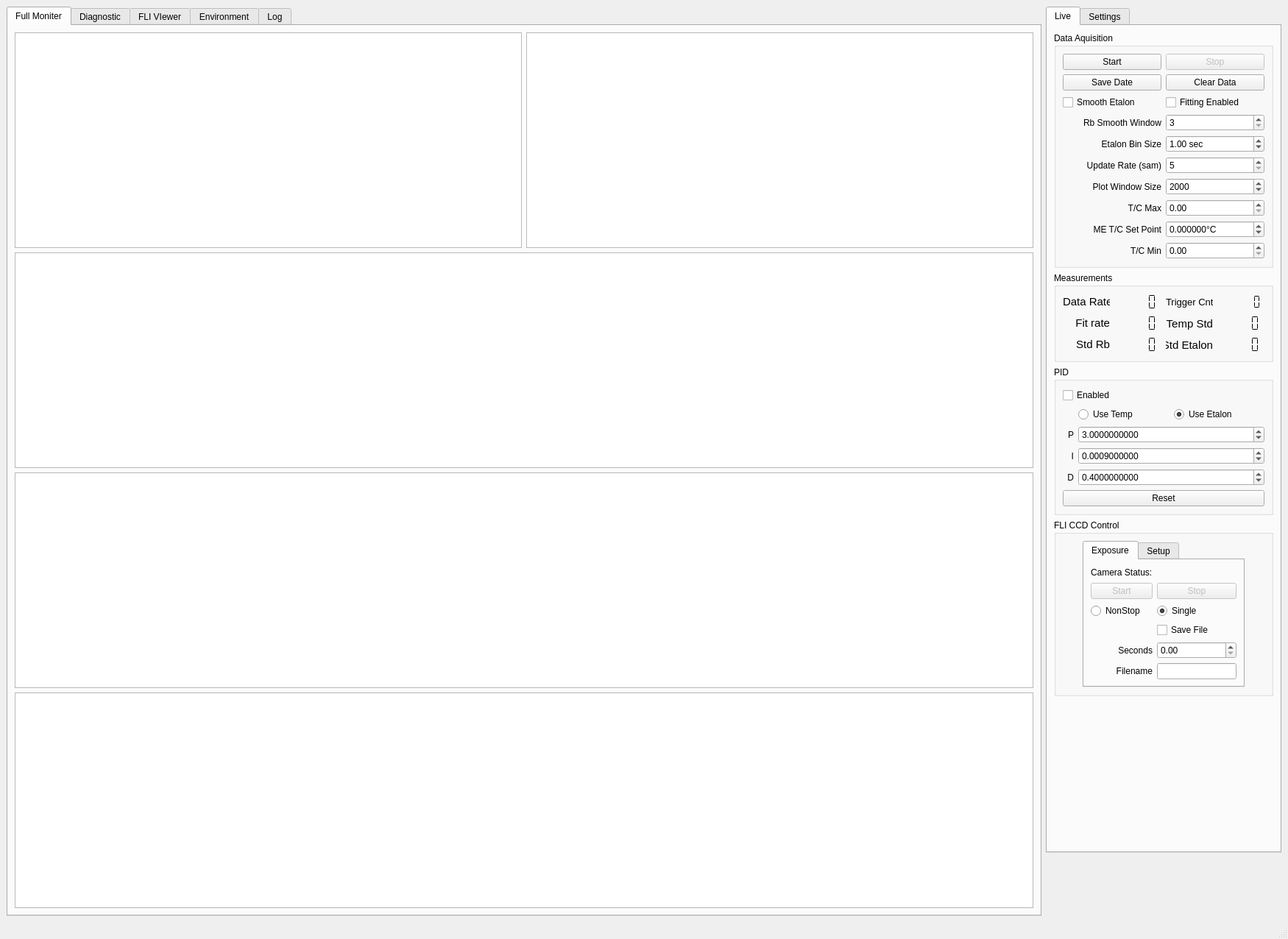
<?xml version="1.0" encoding="UTF-8"?>
<ui version="4.0">
 <class>RbMoniter</class>
 <widget class="QMainWindow" name="RbMoniter">
  <property name="geometry">
   <rect>
    <x>0</x>
    <y>0</y>
    <width>1750</width>
    <height>1276</height>
   </rect>
  </property>
  <property name="windowTitle">
   <string>SAIL Photonic Comb Rb Lock/Moniter</string>
  </property>
  <widget class="QWidget" name="centralwidget">
   <layout class="QHBoxLayout" name="horizontalLayout">
    <item>
     <widget class="QTabWidget" name="tabWidget_display">
      <property name="maximumSize">
       <size>
        <width>16777215</width>
        <height>16777215</height>
       </size>
      </property>
      <property name="tabPosition">
       <enum>QTabWidget::North</enum>
      </property>
      <property name="tabShape">
       <enum>QTabWidget::Rounded</enum>
      </property>
      <property name="currentIndex">
       <number>0</number>
      </property>
      <widget class="QWidget" name="tab_fullRBLockMoniter">
       <attribute name="title">
        <string>Full Moniter</string>
       </attribute>
       <layout class="QGridLayout" name="gridLayout">
        <item row="3" column="0" colspan="2">
         <widget class="GraphicsLayoutWidget" name="glw_tempandcontrol"/>
        </item>
        <item row="2" column="0" colspan="2">
         <widget class="GraphicsLayoutWidget" name="glw_velocitytimeseries"/>
        </item>
        <item row="0" column="0">
         <widget class="PlotWidget" name="pw_etalondata"/>
        </item>
        <item row="1" column="0" colspan="2">
         <widget class="GraphicsLayoutWidget" name="glw_rawtimeseries"/>
        </item>
        <item row="0" column="1">
         <widget class="PlotWidget" name="pw_rbdata"/>
        </item>
       </layout>
      </widget>
      <widget class="QWidget" name="tab_RBLockDiagnostic">
       <attribute name="title">
        <string>Diagnostic</string>
       </attribute>
       <layout class="QGridLayout" name="gridLayout_2">
        <item row="0" column="0">
         <widget class="PlotWidget" name="pw_DiagnosticEtalonPlot"/>
        </item>
        <item row="1" column="0">
         <widget class="PlotWidget" name="pw_DiagnosticRbPlot"/>
        </item>
       </layout>
      </widget>
      <widget class="QWidget" name="tab_SpecCamera">
       <attribute name="title">
        <string>FLI VIewer</string>
       </attribute>
       <layout class="QGridLayout" name="gridLayout_10">
        <item row="0" column="0">
         <widget class="QLabel" name="label_fullCCDImage">
          <property name="text">
           <string>Full Image</string>
          </property>
         </widget>
        </item>
        <item row="0" column="1">
         <widget class="QLabel" name="label_MaxZoom">
          <property name="text">
           <string>Max Value Zoom</string>
          </property>
         </widget>
        </item>
        <item row="1" column="1">
         <widget class="PlotWidget" name="pw_maxValueZoom">
          <property name="maximumSize">
           <size>
            <width>280</width>
            <height>280</height>
           </size>
          </property>
         </widget>
        </item>
        <item row="2" column="1">
         <widget class="QLabel" name="label_mouseZoom">
          <property name="maximumSize">
           <size>
            <width>16777215</width>
            <height>12</height>
           </size>
          </property>
          <property name="text">
           <string>Mouse Zoom</string>
          </property>
         </widget>
        </item>
        <item row="3" column="1">
         <widget class="PlotWidget" name="pw_mouseValueZoom">
          <property name="maximumSize">
           <size>
            <width>280</width>
            <height>280</height>
           </size>
          </property>
         </widget>
        </item>
        <item row="4" column="1">
         <spacer name="verticalSpacer_5">
          <property name="orientation">
           <enum>Qt::Vertical</enum>
          </property>
          <property name="sizeType">
           <enum>QSizePolicy::MinimumExpanding</enum>
          </property>
          <property name="sizeHint" stdset="0">
           <size>
            <width>20</width>
            <height>40</height>
           </size>
          </property>
         </spacer>
        </item>
        <item row="1" column="0" rowspan="4">
         <widget class="ImageView" name="pw_FullCCDImage">
          <property name="minimumSize">
           <size>
            <width>600</width>
            <height>600</height>
           </size>
          </property>
          <property name="maximumSize">
           <size>
            <width>1200</width>
            <height>1200</height>
           </size>
          </property>
          <property name="baseSize">
           <size>
            <width>600</width>
            <height>600</height>
           </size>
          </property>
         </widget>
        </item>
       </layout>
      </widget>
      <widget class="QWidget" name="tab_Environment">
       <attribute name="title">
        <string>Environment</string>
       </attribute>
       <layout class="QVBoxLayout" name="verticalLayout_2">
        <item>
         <widget class="PlotWidget" name="pw_externalTemp"/>
        </item>
        <item>
         <widget class="PlotWidget" name="pw_externalPressure"/>
        </item>
        <item>
         <widget class="PlotWidget" name="pw_externalHumidity"/>
        </item>
       </layout>
      </widget>
      <widget class="QWidget" name="tab_log">
       <attribute name="title">
        <string>Log</string>
       </attribute>
       <layout class="QGridLayout" name="gridLayout_12">
        <item row="0" column="0">
         <widget class="QPlainTextEdit" name="plainTextEdit_log">
          <property name="autoFillBackground">
           <bool>false</bool>
          </property>
          <property name="frameShape">
           <enum>QFrame::NoFrame</enum>
          </property>
          <property name="frameShadow">
           <enum>QFrame::Sunken</enum>
          </property>
          <property name="documentTitle">
           <string/>
          </property>
          <property name="readOnly">
           <bool>true</bool>
          </property>
          <property name="backgroundVisible">
           <bool>false</bool>
          </property>
          <property name="centerOnScroll">
           <bool>false</bool>
          </property>
         </widget>
        </item>
       </layout>
      </widget>
     </widget>
    </item>
    <item alignment="Qt::AlignHCenter|Qt::AlignTop">
     <widget class="QTabWidget" name="tabWidget_controls">
      <property name="minimumSize">
       <size>
        <width>0</width>
        <height>250</height>
       </size>
      </property>
      <property name="maximumSize">
       <size>
        <width>320</width>
        <height>16777215</height>
       </size>
      </property>
      <property name="font">
       <font>
        <kerning>true</kerning>
       </font>
      </property>
      <property name="tabPosition">
       <enum>QTabWidget::North</enum>
      </property>
      <property name="tabShape">
       <enum>QTabWidget::Rounded</enum>
      </property>
      <property name="currentIndex">
       <number>0</number>
      </property>
      <property name="elideMode">
       <enum>Qt::ElideRight</enum>
      </property>
      <property name="tabBarAutoHide">
       <bool>false</bool>
      </property>
      <widget class="QWidget" name="LiveTab">
       <attribute name="title">
        <string>Live</string>
       </attribute>
       <layout class="QVBoxLayout" name="verticalLayout">
        <item alignment="Qt::AlignTop">
         <widget class="QGroupBox" name="RbLockDataAqusitionControls">
          <property name="maximumSize">
           <size>
            <width>16777215</width>
            <height>16777215</height>
           </size>
          </property>
          <property name="title">
           <string>Data Aquisition</string>
          </property>
          <layout class="QGridLayout" name="gridLayout_3">
           <item row="11" column="0">
            <widget class="QLabel" name="label_2">
             <property name="text">
              <string>T/C Min</string>
             </property>
             <property name="alignment">
              <set>Qt::AlignRight|Qt::AlignTrailing|Qt::AlignVCenter</set>
             </property>
            </widget>
           </item>
           <item row="9" column="0">
            <widget class="QLabel" name="label">
             <property name="text">
              <string>T/C Max</string>
             </property>
             <property name="alignment">
              <set>Qt::AlignRight|Qt::AlignTrailing|Qt::AlignVCenter</set>
             </property>
            </widget>
           </item>
           <item row="10" column="0">
            <widget class="QLabel" name="label_MeSetPoint">
             <property name="text">
              <string>ME T/C Set Point</string>
             </property>
             <property name="alignment">
              <set>Qt::AlignRight|Qt::AlignTrailing|Qt::AlignVCenter</set>
             </property>
            </widget>
           </item>
           <item row="1" column="1">
            <widget class="QPushButton" name="pushButton_clearData">
             <property name="text">
              <string>Clear Data</string>
             </property>
            </widget>
           </item>
           <item row="5" column="0">
            <widget class="QLabel" name="label_RbSmoothWindow">
             <property name="text">
              <string>Rb Smooth Window</string>
             </property>
             <property name="alignment">
              <set>Qt::AlignRight|Qt::AlignTrailing|Qt::AlignVCenter</set>
             </property>
            </widget>
           </item>
           <item row="3" column="0">
            <widget class="QCheckBox" name="checkBox_etalonsmoothing">
             <property name="text">
              <string>Smooth Etalon</string>
             </property>
            </widget>
           </item>
           <item row="7" column="1">
            <widget class="QSpinBox" name="spinBox_updaterate">
             <property name="minimum">
              <number>5</number>
             </property>
            </widget>
           </item>
           <item row="10" column="1">
            <widget class="QDoubleSpinBox" name="doubleSpinBox_mesetpoint">
             <property name="suffix">
              <string>°C</string>
             </property>
             <property name="decimals">
              <number>6</number>
             </property>
             <property name="minimum">
              <double>-99.000000000000000</double>
             </property>
             <property name="maximum">
              <double>99.000000000000000</double>
             </property>
             <property name="singleStep">
              <double>0.000100000000000</double>
             </property>
             <property name="value">
              <double>0.000000000000000</double>
             </property>
            </widget>
           </item>
           <item row="5" column="1">
            <widget class="QSpinBox" name="spinBox_smoothingWindow">
             <property name="suffix">
              <string/>
             </property>
             <property name="minimum">
              <number>3</number>
             </property>
             <property name="maximum">
              <number>2001</number>
             </property>
             <property name="singleStep">
              <number>2</number>
             </property>
             <property name="value">
              <number>3</number>
             </property>
            </widget>
           </item>
           <item row="7" column="0">
            <widget class="QLabel" name="label_DisplayUpdateRate">
             <property name="text">
              <string>Update Rate (sam)</string>
             </property>
             <property name="alignment">
              <set>Qt::AlignRight|Qt::AlignTrailing|Qt::AlignVCenter</set>
             </property>
            </widget>
           </item>
           <item row="1" column="0">
            <widget class="QPushButton" name="pushButton_savedata">
             <property name="text">
              <string>Save Date</string>
             </property>
            </widget>
           </item>
           <item row="6" column="0">
            <widget class="QLabel" name="label_EtalonBinSize">
             <property name="text">
              <string>Etalon Bin Size</string>
             </property>
             <property name="alignment">
              <set>Qt::AlignRight|Qt::AlignTrailing|Qt::AlignVCenter</set>
             </property>
            </widget>
           </item>
           <item row="3" column="1">
            <widget class="QCheckBox" name="checkBox_fitting">
             <property name="enabled">
              <bool>true</bool>
             </property>
             <property name="text">
              <string>Fitting Enabled</string>
             </property>
             <property name="checked">
              <bool>false</bool>
             </property>
            </widget>
           </item>
           <item row="0" column="0">
            <widget class="QPushButton" name="startbutton">
             <property name="text">
              <string>Start</string>
             </property>
             <property name="default">
              <bool>false</bool>
             </property>
             <property name="flat">
              <bool>false</bool>
             </property>
            </widget>
           </item>
           <item row="6" column="1">
            <widget class="QDoubleSpinBox" name="doubleSpinBox_etalonbinsize">
             <property name="readOnly">
              <bool>false</bool>
             </property>
             <property name="prefix">
              <string/>
             </property>
             <property name="suffix">
              <string> sec</string>
             </property>
             <property name="minimum">
              <double>0.100000000000000</double>
             </property>
             <property name="maximum">
              <double>1000.000000000000000</double>
             </property>
             <property name="value">
              <double>1.000000000000000</double>
             </property>
            </widget>
           </item>
           <item row="0" column="1">
            <widget class="QPushButton" name="stopbutton">
             <property name="enabled">
              <bool>false</bool>
             </property>
             <property name="text">
              <string>Stop</string>
             </property>
            </widget>
           </item>
           <item row="9" column="1">
            <widget class="QDoubleSpinBox" name="doubleSpinBox_mesetpoint_max">
             <property name="minimum">
              <double>0.000000000000000</double>
             </property>
             <property name="singleStep">
              <double>0.010000000000000</double>
             </property>
             <property name="value">
              <double>0.000000000000000</double>
             </property>
            </widget>
           </item>
           <item row="11" column="1">
            <widget class="QDoubleSpinBox" name="doubleSpinBox_mesetpoint_min">
             <property name="singleStep">
              <double>0.010000000000000</double>
             </property>
            </widget>
           </item>
           <item row="8" column="0">
            <widget class="QLabel" name="label_plotwindowsize">
             <property name="text">
              <string>Plot Window Size</string>
             </property>
             <property name="alignment">
              <set>Qt::AlignRight|Qt::AlignTrailing|Qt::AlignVCenter</set>
             </property>
            </widget>
           </item>
           <item row="8" column="1">
            <widget class="QSpinBox" name="spinBox_plotwindowsize">
             <property name="minimum">
              <number>500</number>
             </property>
             <property name="maximum">
              <number>20000</number>
             </property>
             <property name="singleStep">
              <number>500</number>
             </property>
             <property name="value">
              <number>2000</number>
             </property>
            </widget>
           </item>
          </layout>
         </widget>
        </item>
        <item alignment="Qt::AlignTop">
         <widget class="QGroupBox" name="MeasurmentsDisplay">
          <property name="title">
           <string>Measurements</string>
          </property>
          <layout class="QGridLayout" name="gridLayout_4">
           <item row="0" column="0">
            <widget class="QLabel" name="label_dateRate">
             <property name="maximumSize">
              <size>
               <width>80</width>
               <height>16777215</height>
              </size>
             </property>
             <property name="font">
              <font>
               <pointsize>11</pointsize>
               <weight>50</weight>
               <bold>false</bold>
              </font>
             </property>
             <property name="layoutDirection">
              <enum>Qt::LeftToRight</enum>
             </property>
             <property name="autoFillBackground">
              <bool>false</bool>
             </property>
             <property name="text">
              <string>&lt;html&gt;&lt;head/&gt;&lt;body&gt;&lt;p align=&quot;right&quot;&gt;Data Rate&lt;/p&gt;&lt;/body&gt;&lt;/html&gt;</string>
             </property>
            </widget>
           </item>
           <item row="2" column="2">
            <widget class="QLabel" name="label_StdEtalon">
             <property name="font">
              <font>
               <pointsize>11</pointsize>
              </font>
             </property>
             <property name="text">
              <string>Std Etalon</string>
             </property>
             <property name="alignment">
              <set>Qt::AlignRight|Qt::AlignTrailing|Qt::AlignVCenter</set>
             </property>
            </widget>
           </item>
           <item row="1" column="1">
            <widget class="QLCDNumber" name="lcdNumber_fitrate">
             <property name="frameShape">
              <enum>QFrame::NoFrame</enum>
             </property>
             <property name="frameShadow">
              <enum>QFrame::Raised</enum>
             </property>
             <property name="segmentStyle">
              <enum>QLCDNumber::Flat</enum>
             </property>
            </widget>
           </item>
           <item row="2" column="3">
            <widget class="QLCDNumber" name="lcdNumber_etalonStd">
             <property name="frameShape">
              <enum>QFrame::NoFrame</enum>
             </property>
             <property name="smallDecimalPoint">
              <bool>false</bool>
             </property>
             <property name="segmentStyle">
              <enum>QLCDNumber::Flat</enum>
             </property>
            </widget>
           </item>
           <item row="2" column="1">
            <widget class="QLCDNumber" name="lcdNumber_rbStd">
             <property name="frameShape">
              <enum>QFrame::NoFrame</enum>
             </property>
             <property name="smallDecimalPoint">
              <bool>false</bool>
             </property>
             <property name="segmentStyle">
              <enum>QLCDNumber::Flat</enum>
             </property>
             <property name="value" stdset="0">
              <double>0.000000000000000</double>
             </property>
            </widget>
           </item>
           <item row="0" column="2">
            <widget class="QLabel" name="label_TriggerCount">
             <property name="maximumSize">
              <size>
               <width>80</width>
               <height>16777215</height>
              </size>
             </property>
             <property name="font">
              <font>
               <pointsize>10</pointsize>
               <weight>50</weight>
               <bold>false</bold>
              </font>
             </property>
             <property name="layoutDirection">
              <enum>Qt::LeftToRight</enum>
             </property>
             <property name="autoFillBackground">
              <bool>false</bool>
             </property>
             <property name="text">
              <string>&lt;html&gt;&lt;head/&gt;&lt;body&gt;&lt;p align=&quot;right&quot;&gt;Trigger Cnt&lt;/p&gt;&lt;/body&gt;&lt;/html&gt;</string>
             </property>
             <property name="alignment">
              <set>Qt::AlignRight|Qt::AlignTrailing|Qt::AlignVCenter</set>
             </property>
            </widget>
           </item>
           <item row="2" column="0">
            <widget class="QLabel" name="label_StdRb">
             <property name="maximumSize">
              <size>
               <width>80</width>
               <height>16777215</height>
              </size>
             </property>
             <property name="font">
              <font>
               <pointsize>11</pointsize>
               <weight>50</weight>
               <bold>false</bold>
              </font>
             </property>
             <property name="layoutDirection">
              <enum>Qt::LeftToRight</enum>
             </property>
             <property name="autoFillBackground">
              <bool>false</bool>
             </property>
             <property name="text">
              <string>&lt;html&gt;&lt;head/&gt;&lt;body&gt;&lt;p align=&quot;right&quot;&gt;Std Rb&lt;/p&gt;&lt;/body&gt;&lt;/html&gt;</string>
             </property>
            </widget>
           </item>
           <item row="0" column="1">
            <widget class="QLCDNumber" name="lcdNumber_dateRate">
             <property name="maximumSize">
              <size>
               <width>16777215</width>
               <height>16777212</height>
              </size>
             </property>
             <property name="frameShape">
              <enum>QFrame::NoFrame</enum>
             </property>
             <property name="frameShadow">
              <enum>QFrame::Sunken</enum>
             </property>
             <property name="smallDecimalPoint">
              <bool>false</bool>
             </property>
             <property name="segmentStyle">
              <enum>QLCDNumber::Flat</enum>
             </property>
            </widget>
           </item>
           <item row="1" column="0">
            <widget class="QLabel" name="label_Fitrate">
             <property name="maximumSize">
              <size>
               <width>80</width>
               <height>16777215</height>
              </size>
             </property>
             <property name="font">
              <font>
               <pointsize>11</pointsize>
              </font>
             </property>
             <property name="text">
              <string>&lt;html&gt;&lt;head/&gt;&lt;body&gt;&lt;p align=&quot;right&quot;&gt;Fit rate&lt;/p&gt;&lt;/body&gt;&lt;/html&gt;</string>
             </property>
            </widget>
           </item>
           <item row="0" column="3">
            <widget class="QLCDNumber" name="lcdNumber_triggerCount">
             <property name="frameShape">
              <enum>QFrame::NoFrame</enum>
             </property>
             <property name="smallDecimalPoint">
              <bool>false</bool>
             </property>
             <property name="digitCount">
              <number>6</number>
             </property>
             <property name="segmentStyle">
              <enum>QLCDNumber::Flat</enum>
             </property>
             <property name="value" stdset="0">
              <double>0.000000000000000</double>
             </property>
            </widget>
           </item>
           <item row="1" column="2">
            <widget class="QLabel" name="label_StdTemp">
             <property name="font">
              <font>
               <pointsize>11</pointsize>
               <weight>50</weight>
               <bold>false</bold>
              </font>
             </property>
             <property name="text">
              <string>Temp Std</string>
             </property>
             <property name="alignment">
              <set>Qt::AlignRight|Qt::AlignTrailing|Qt::AlignVCenter</set>
             </property>
            </widget>
           </item>
           <item row="1" column="3">
            <widget class="QLCDNumber" name="lcdNumber_tempStd">
             <property name="frameShape">
              <enum>QFrame::NoFrame</enum>
             </property>
             <property name="segmentStyle">
              <enum>QLCDNumber::Flat</enum>
             </property>
            </widget>
           </item>
          </layout>
         </widget>
        </item>
        <item>
         <widget class="QGroupBox" name="RbPIDSettings">
          <property name="title">
           <string>PID</string>
          </property>
          <layout class="QGridLayout" name="gridLayout_6">
           <item row="2" column="2">
            <widget class="QRadioButton" name="radioButton_PIDUseEtalon">
             <property name="text">
              <string>Use Etalon</string>
             </property>
             <property name="checked">
              <bool>true</bool>
             </property>
            </widget>
           </item>
           <item row="7" column="1" colspan="2">
            <widget class="QDoubleSpinBox" name="doubleSpinBox_I">
             <property name="decimals">
              <number>10</number>
             </property>
             <property name="minimum">
              <double>-100000.000000000000000</double>
             </property>
             <property name="maximum">
              <double>100000.000000000000000</double>
             </property>
             <property name="singleStep">
              <double>0.000001000000000</double>
             </property>
             <property name="value">
              <double>0.000900000000000</double>
             </property>
            </widget>
           </item>
           <item row="7" column="0">
            <widget class="QLabel" name="label_I">
             <property name="maximumSize">
              <size>
               <width>15</width>
               <height>16777215</height>
              </size>
             </property>
             <property name="text">
              <string>I</string>
             </property>
             <property name="alignment">
              <set>Qt::AlignRight|Qt::AlignTrailing|Qt::AlignVCenter</set>
             </property>
            </widget>
           </item>
           <item row="8" column="0">
            <widget class="QLabel" name="label_D">
             <property name="maximumSize">
              <size>
               <width>15</width>
               <height>16777215</height>
              </size>
             </property>
             <property name="text">
              <string>D</string>
             </property>
             <property name="alignment">
              <set>Qt::AlignRight|Qt::AlignTrailing|Qt::AlignVCenter</set>
             </property>
            </widget>
           </item>
           <item row="6" column="0">
            <widget class="QLabel" name="label_P">
             <property name="maximumSize">
              <size>
               <width>15</width>
               <height>16777215</height>
              </size>
             </property>
             <property name="text">
              <string>P</string>
             </property>
             <property name="alignment">
              <set>Qt::AlignRight|Qt::AlignTrailing|Qt::AlignVCenter</set>
             </property>
            </widget>
           </item>
           <item row="2" column="1">
            <widget class="QRadioButton" name="radioButton_PIDUseTemp">
             <property name="text">
              <string>Use Temp</string>
             </property>
             <property name="checked">
              <bool>false</bool>
             </property>
             <property name="autoRepeat">
              <bool>true</bool>
             </property>
            </widget>
           </item>
           <item row="6" column="1" colspan="2">
            <widget class="QDoubleSpinBox" name="doubleSpinBox_P">
             <property name="decimals">
              <number>10</number>
             </property>
             <property name="minimum">
              <double>-100000.000000000000000</double>
             </property>
             <property name="maximum">
              <double>100000.000000000000000</double>
             </property>
             <property name="singleStep">
              <double>0.000001000000000</double>
             </property>
             <property name="value">
              <double>3.000000000000000</double>
             </property>
            </widget>
           </item>
           <item row="0" column="0" colspan="3">
            <widget class="QCheckBox" name="checkBox_PIDonoff">
             <property name="text">
              <string>Enabled</string>
             </property>
            </widget>
           </item>
           <item row="8" column="1" colspan="2">
            <widget class="QDoubleSpinBox" name="doubleSpinBox_D">
             <property name="decimals">
              <number>10</number>
             </property>
             <property name="minimum">
              <double>-100000.000000000000000</double>
             </property>
             <property name="maximum">
              <double>100000.000000000000000</double>
             </property>
             <property name="singleStep">
              <double>0.000001000000000</double>
             </property>
             <property name="value">
              <double>0.400000000000000</double>
             </property>
            </widget>
           </item>
           <item row="9" column="0" colspan="3">
            <widget class="QPushButton" name="pushButton_resetPID">
             <property name="text">
              <string>Reset</string>
             </property>
            </widget>
           </item>
          </layout>
         </widget>
        </item>
        <item>
         <widget class="QGroupBox" name="FLICameraControl">
          <property name="title">
           <string>FLI CCD Control</string>
          </property>
          <layout class="QHBoxLayout" name="horizontalLayout_2">
           <item alignment="Qt::AlignHCenter|Qt::AlignTop">
            <widget class="QTabWidget" name="tabWidget_cameraControl">
             <property name="sizePolicy">
              <sizepolicy hsizetype="Expanding" vsizetype="Expanding">
               <horstretch>0</horstretch>
               <verstretch>0</verstretch>
              </sizepolicy>
             </property>
             <property name="font">
              <font>
               <kerning>true</kerning>
              </font>
             </property>
             <property name="layoutDirection">
              <enum>Qt::LeftToRight</enum>
             </property>
             <property name="autoFillBackground">
              <bool>false</bool>
             </property>
             <property name="currentIndex">
              <number>0</number>
             </property>
             <widget class="QWidget" name="tab_Exposure">
              <attribute name="title">
               <string>Exposure</string>
              </attribute>
              <layout class="QGridLayout" name="gridLayout_8">
               <item row="10" column="1">
                <widget class="QLabel" name="label_CameraFilename">
                 <property name="text">
                  <string>Filename</string>
                 </property>
                 <property name="alignment">
                  <set>Qt::AlignRight|Qt::AlignTrailing|Qt::AlignVCenter</set>
                 </property>
                </widget>
               </item>
               <item row="6" column="3">
                <widget class="QDoubleSpinBox" name="doubleSpinBox_ExposureTime"/>
               </item>
               <item row="6" column="1">
                <widget class="QLabel" name="label_ExposureTime">
                 <property name="text">
                  <string>Seconds</string>
                 </property>
                 <property name="alignment">
                  <set>Qt::AlignRight|Qt::AlignTrailing|Qt::AlignVCenter</set>
                 </property>
                </widget>
               </item>
               <item row="2" column="3">
                <widget class="QRadioButton" name="radioButton_singleExposure">
                 <property name="text">
                  <string>Single</string>
                 </property>
                 <property name="checked">
                  <bool>true</bool>
                 </property>
                </widget>
               </item>
               <item row="0" column="1">
                <widget class="QLabel" name="label_CameraStatus">
                 <property name="text">
                  <string>Camera Status:</string>
                 </property>
                 <property name="alignment">
                  <set>Qt::AlignLeading|Qt::AlignLeft|Qt::AlignVCenter</set>
                 </property>
                </widget>
               </item>
               <item row="1" column="1">
                <widget class="QPushButton" name="pushButton_cameraStartExposure">
                 <property name="enabled">
                  <bool>false</bool>
                 </property>
                 <property name="text">
                  <string>Start</string>
                 </property>
                </widget>
               </item>
               <item row="1" column="3">
                <widget class="QPushButton" name="pushButton_cameraStopExposure">
                 <property name="enabled">
                  <bool>false</bool>
                 </property>
                 <property name="text">
                  <string>Stop</string>
                 </property>
                </widget>
               </item>
               <item row="10" column="3">
                <widget class="QLineEdit" name="lineEdit_cameraFilename"/>
               </item>
               <item row="4" column="3">
                <widget class="QCheckBox" name="checkBox_saveCameraFile">
                 <property name="text">
                  <string>Save File</string>
                 </property>
                </widget>
               </item>
               <item row="2" column="1">
                <widget class="QRadioButton" name="radioButton_continuousExposures">
                 <property name="text">
                  <string>NonStop</string>
                 </property>
                </widget>
               </item>
              </layout>
             </widget>
             <widget class="QWidget" name="tab_CameraSetup">
              <attribute name="title">
               <string>Setup</string>
              </attribute>
              <layout class="QGridLayout" name="gridLayout_9">
               <item row="1" column="0">
                <widget class="QPushButton" name="pushButton_CoolerToggle">
                 <property name="enabled">
                  <bool>false</bool>
                 </property>
                 <property name="text">
                  <string>Cooler</string>
                 </property>
                 <property name="checkable">
                  <bool>true</bool>
                 </property>
                 <property name="flat">
                  <bool>false</bool>
                 </property>
                </widget>
               </item>
               <item row="1" column="1">
                <widget class="QSpinBox" name="spinBox_CoolerSetPoint">
                 <property name="minimum">
                  <number>-40</number>
                 </property>
                 <property name="maximum">
                  <number>30</number>
                 </property>
                </widget>
               </item>
               <item row="0" column="0">
                <widget class="QPushButton" name="pushButton_connectCamera">
                 <property name="text">
                  <string>Connect</string>
                 </property>
                </widget>
               </item>
               <item row="0" column="1">
                <widget class="QPushButton" name="pushButton_DisconnectCamera">
                 <property name="enabled">
                  <bool>false</bool>
                 </property>
                 <property name="text">
                  <string>Disconnect</string>
                 </property>
                </widget>
               </item>
               <item row="2" column="1">
                <spacer name="verticalSpacer_3">
                 <property name="orientation">
                  <enum>Qt::Vertical</enum>
                 </property>
                 <property name="sizeHint" stdset="0">
                  <size>
                   <width>20</width>
                   <height>40</height>
                  </size>
                 </property>
                </spacer>
               </item>
              </layout>
             </widget>
            </widget>
           </item>
          </layout>
         </widget>
        </item>
        <item>
         <spacer name="verticalSpacer_2">
          <property name="orientation">
           <enum>Qt::Vertical</enum>
          </property>
          <property name="sizeHint" stdset="0">
           <size>
            <width>20</width>
            <height>200</height>
           </size>
          </property>
         </spacer>
        </item>
       </layout>
      </widget>
      <widget class="QWidget" name="SettingsTab">
       <attribute name="title">
        <string>Settings</string>
       </attribute>
       <layout class="QGridLayout" name="gridLayout_5">
        <item row="0" column="1" alignment="Qt::AlignTop">
         <widget class="QGroupBox" name="groupBox_3">
          <property name="title">
           <string>Receiver Settings</string>
          </property>
          <layout class="QGridLayout" name="gridLayout_7">
           <item row="0" column="1">
            <widget class="QLineEdit" name="lineEdit_localIP">
             <property name="readOnly">
              <bool>true</bool>
             </property>
            </widget>
           </item>
           <item row="1" column="1">
            <widget class="QLineEdit" name="lineEdit_rpIP">
             <property name="readOnly">
              <bool>true</bool>
             </property>
            </widget>
           </item>
           <item row="0" column="0">
            <widget class="QLabel" name="label_13">
             <property name="text">
              <string>Local IP</string>
             </property>
            </widget>
           </item>
           <item row="1" column="0">
            <widget class="QLabel" name="label_14">
             <property name="text">
              <string>RP IP</string>
             </property>
            </widget>
           </item>
          </layout>
         </widget>
        </item>
        <item row="2" column="1">
         <spacer name="verticalSpacer_4">
          <property name="orientation">
           <enum>Qt::Vertical</enum>
          </property>
          <property name="sizeHint" stdset="0">
           <size>
            <width>20</width>
            <height>40</height>
           </size>
          </property>
         </spacer>
        </item>
        <item row="1" column="1">
         <widget class="QGroupBox" name="groupBox_5">
          <property name="title">
           <string>FLI</string>
          </property>
          <layout class="QGridLayout" name="gridLayout_11">
           <item row="0" column="0">
            <widget class="QLabel" name="label_22">
             <property name="text">
              <string>Address</string>
             </property>
            </widget>
           </item>
           <item row="0" column="1">
            <widget class="QLineEdit" name="lineEdit_2">
             <property name="text">
              <string>/dev/fliusb0</string>
             </property>
            </widget>
           </item>
          </layout>
         </widget>
        </item>
       </layout>
      </widget>
     </widget>
    </item>
   </layout>
  </widget>
  <widget class="QStatusBar" name="statusbar"/>
  <action name="actionAbout">
   <property name="text">
    <string>About</string>
   </property>
  </action>
 </widget>
 <customwidgets>
  <customwidget>
   <class>PlotWidget</class>
   <extends>QGraphicsView</extends>
   <header>pyqtgraph</header>
  </customwidget>
  <customwidget>
   <class>GraphicsLayoutWidget</class>
   <extends>QGraphicsView</extends>
   <header>pyqtgraph</header>
  </customwidget>
  <customwidget>
   <class>ImageView</class>
   <extends>QGraphicsView</extends>
   <header>pyqtgraph</header>
  </customwidget>
 </customwidgets>
 <resources/>
 <connections/>
</ui>
